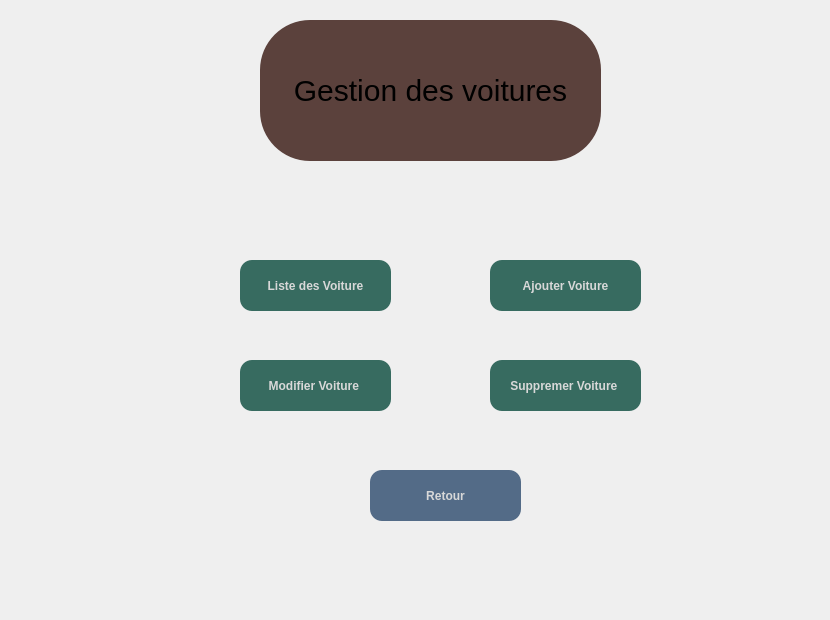
    <widget class="QWidget" name="gestion_voitire3">
     <property name="styleSheet">
      <string notr="true">QPushButton{
font:12px;
font-weight:bold;
color:rgb(216, 216, 216);
}
 
QPushButton:hover{
font:12px;
font-weight:bold;
color:rgb(26, 216, 216);

}
QPushButton:pressed{
font:12px;
font-weight:bold;
color:rgb(26, 216, 126);

}

</string>
     </property>
     <widget class="QLabel" name="label_10">
      <property name="geometry">
       <rect>
        <x>0</x>
        <y>0</y>
        <width>821</width>
        <height>611</height>
       </rect>
      </property>
      <property name="text">
       <string/>
      </property>
      <property name="pixmap">
       <pixmap>../../Pictures/pexels-pixabay-248747.jpg</pixmap>
      </property>
      <property name="scaledContents">
       <bool>true</bool>
      </property>
     </widget>
     <widget class="QPushButton" name="pushButton_13">
      <property name="geometry">
       <rect>
        <x>240</x>
        <y>260</y>
        <width>151</width>
        <height>51</height>
       </rect>
      </property>
      <property name="styleSheet">
       <string notr="true">QPushButton 
{
	background-color: rgba(4, 70, 56,200);
	border-radius:12px;


}

</string>
      </property>
      <property name="text">
       <string>Liste des Voiture</string>
      </property>
     </widget>
     <widget class="QLabel" name="label_11">
      <property name="geometry">
       <rect>
        <x>260</x>
        <y>20</y>
        <width>341</width>
        <height>141</height>
       </rect>
      </property>
      <property name="styleSheet">
       <string notr="true">QLabel {
    font:30px;
	background-color: rgba(50, 17, 10,200);
	border-radius:50px;
	color:rgb(0,1 0, 0)
}</string>
      </property>
      <property name="text">
       <string>Gestion des voitures</string>
      </property>
      <property name="alignment">
       <set>Qt::AlignCenter</set>
      </property>
     </widget>
     <widget class="QPushButton" name="pushButton_14">
      <property name="geometry">
       <rect>
        <x>490</x>
        <y>260</y>
        <width>151</width>
        <height>51</height>
       </rect>
      </property>
      <property name="styleSheet">
       <string notr="true">QPushButton 
{
	background-color: rgba(4, 70, 56,200);
	border-radius:12px;


}

</string>
      </property>
      <property name="text">
       <string>Ajouter Voiture</string>
      </property>
     </widget>
     <widget class="QPushButton" name="pushButton_15">
      <property name="geometry">
       <rect>
        <x>490</x>
        <y>360</y>
        <width>151</width>
        <height>51</height>
       </rect>
      </property>
      <property name="styleSheet">
       <string notr="true">QPushButton 
{
	background-color: rgba(4, 70, 56,200);
	border-radius:12px;


}

</string>
      </property>
      <property name="text">
       <string>Suppremer Voiture </string>
      </property>
     </widget>
     <widget class="QPushButton" name="pushButton_16">
      <property name="geometry">
       <rect>
        <x>240</x>
        <y>360</y>
        <width>151</width>
        <height>51</height>
       </rect>
      </property>
      <property name="styleSheet">
       <string notr="true">QPushButton 
{
	background-color: rgba(4, 70, 56,200);
	border-radius:12px;


}

</string>
      </property>
      <property name="text">
       <string>Modifier Voiture </string>
      </property>
     </widget>
     <widget class="QPushButton" name="pushButton_17">
      <property name="geometry">
       <rect>
        <x>370</x>
        <y>470</y>
        <width>151</width>
        <height>51</height>
       </rect>
      </property>
      <property name="styleSheet">
       <string notr="true">QPushButton 
{
	background-color: rgba(40, 70, 106,200);
	border-radius:12px;


}

</string>
      </property>
      <property name="text">
       <string>Retour</string>
      </property>
     </widget>
    </widget>
